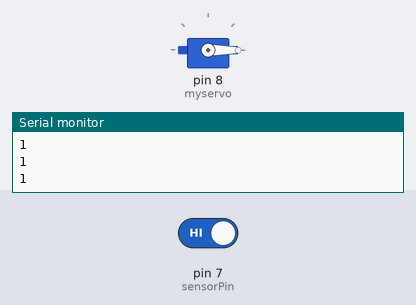
The sketch below on a simulated Arduino Uno, built with avr-gcc and run on an emulated ATmega328P. Shown: servo, the last lines printed to the serial monitor. The test bench sets the inputs (shaded band); at power-on: pin 7 (sensorPin) HIGH.

Above: at 1.7 s.
1.8 s: pin 7 (sensorPin) driven LOW
At 2.8 s:
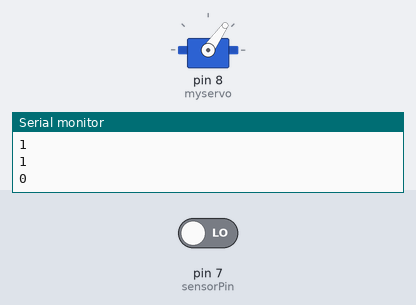
At 3.4 s:
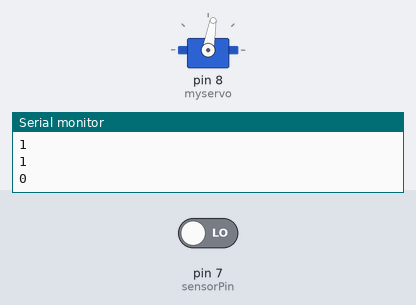
Timing chart, 0 to 4.9 s (numbered marks = the images above; inputs shaded):
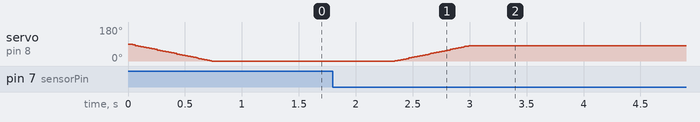

Measured:
- after the input at 1.8 s, servo on pin 8 (myservo): moves from 0° to 80° over 0.65 s, starting after 0.54 s

The sketch:

Servo_sensor_roated.ino
```cpp
#include <Servo.h>

#define sensorPin 7

Servo myservo;

void setup() {
  Serial.begin(9600);
  myservo.attach(8);
  pinMode(sensorPin, INPUT);
}

void loop() {
  int sensorValue = digitalRead(sensorPin);
  Serial.println(sensorValue);

  if(sensorValue == LOW){ // Object detected
    delay(500);
    moveServo(80); // Move servo to 80 degrees
    delay(1000);
  }
  else { // No object detected
    moveServo(0); // Move servo back to 0 degrees
    delay(100);
  }
}

void moveServo(int angle) {
  int currentPosition = myservo.read();
  if (currentPosition < angle) {
    for (int pos = currentPosition; pos <= angle; pos += 1) {
      myservo.write(pos);
      delay(8);
    }
  }
  else if (currentPosition > angle) {
    for (int pos = currentPosition; pos >= angle; pos -= 1) {
      myservo.write(pos);
      delay(8);
    }
  }
}
```
